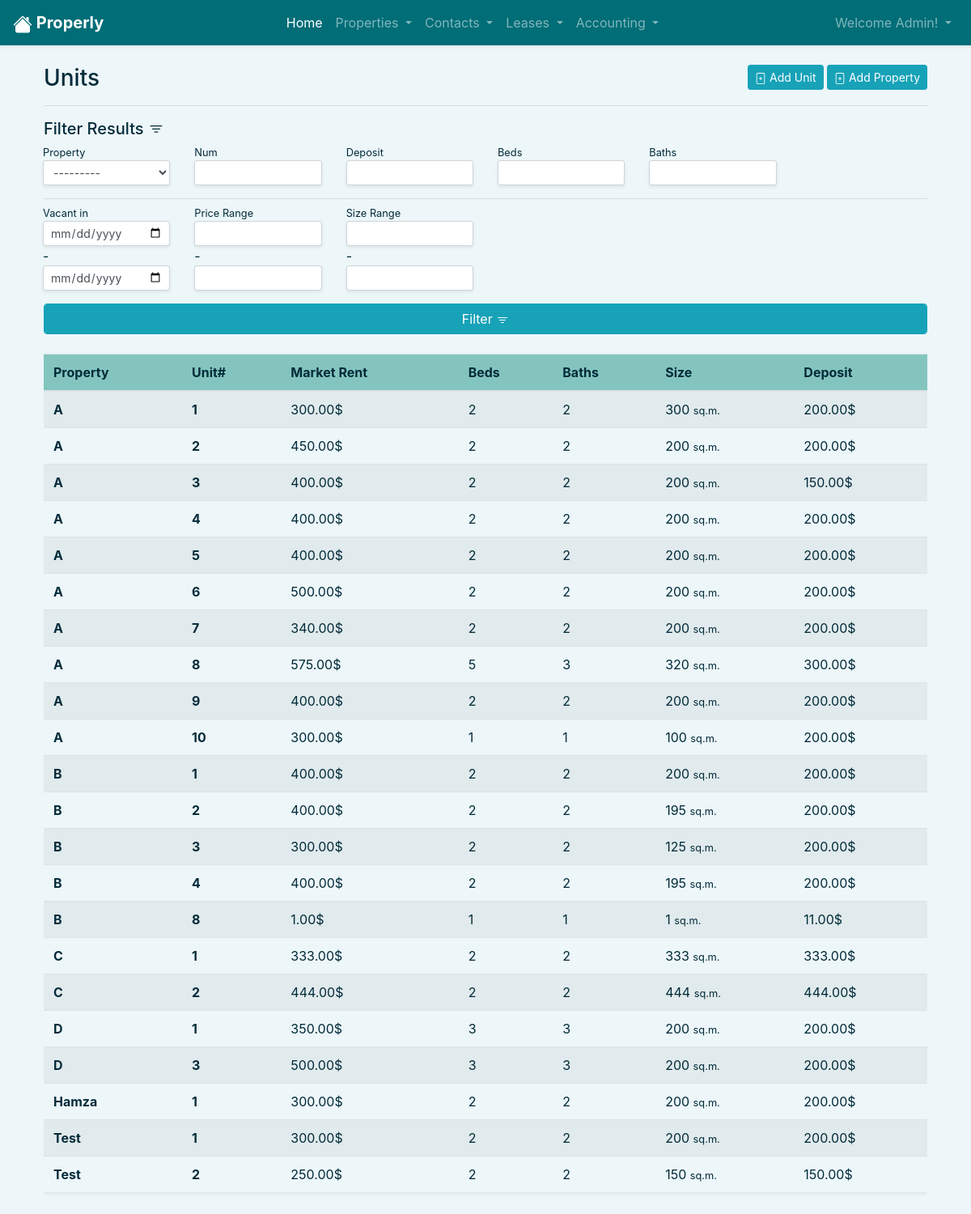
The app's page /properties/units/ (signed in) with its own data.
### users/models.py (models this page shows)
class User(AbstractUser):
    pass

### properties/models.py (models this page shows, shortened)
class Unit(models.Model):
    class Meta:
        ordering = ['property', 'num']
        unique_together = (('property', 'num'),)
    num         = models.IntegerField(blank=False, validators=[MinValueValidator(1)])
    beds        = models.IntegerField(blank=False, validators=[MinValueValidator(0)])
    baths       = models.IntegerField(blank=False, validators=[MinValueValidator(0)])
    size        = models.IntegerField(blank=False, validators=[MinValueValidator(0)])
    market_rent = models.DecimalField(max_digits=10, decimal_places=2, validators=[MinValueValidator(0)])
    deposit     = models.DecimalField(max_digits=10, decimal_places=2, validators=[MinValueValidator(0)])
    description = models.TextField(default=property_description, blank=True)
    property    = models.ForeignKey(Property, blank=False, null=False, on_delete=models.CASCADE, related_name='units')
    user        = models.ForeignKey(User, blank=False, null=False, on_delete=models.CASCADE, related_name='units')

class Property(models.Model):
    class Meta:
        ordering = ['name']
    name        = models.CharField(max_length=50, blank=False, unique=True)
    year_built  = models.DateField(blank=False ,auto_now=False, auto_now_add=False)
    description = models.TextField(default=property_description, blank=True)
    user        = models.ForeignKey(User, blank=False, null=False, on_delete=models.CASCADE, related_name='properties')
    def __str__(self):
        return f"{self.name.capitalize()}"

### users/decorators.py (the view)
        def wrapper(request, *args, **kwargs):
            user_groups = request.user.groups.all()
            user_groups_names = []
            for item in user_groups:
                user_groups_names.append(item.name)
            if set(user_groups_names) & set(allowed_roles):
                return view_func(request, *args, **kwargs)
            else:
                return HttpResponseForbidden()

### properties/views.py (called while the page is built, shortened)
@login_required
@allowed_users(allowed_roles=['admin', 'sales', 'collector', 'accountant'])
def units(request):
    units       = Unit.objects.all()
    unitFilter  = UnitFilter(request.GET, queryset=units)
    qs          = unitFilter.qs
    message     = None
    return render(request, 'properties/units.html', {
        'title'         : 'Units',
        'unitFilter'    : unitFilter,
        'qs'            : qs,
        'message'       : message
    })

### properties/templates/properties/units.html (shortened to what this page needs)
{% extends 'home/base.html' %}
{% load widget_tweaks %}
{% block header %}
<div class="btn-group-sm">
    <a href="{% url 'properties:unit_add' %}" class="btn btn-info">
        Add Unit
    </a>
    <a href="{% url 'properties:add' %}" class="btn btn-info">
        Add Property
    </a>
</div>
{% endblock header %}
{% block body %}
<hr class="mt-n3 mb-3">
<h5>
    Filter Results
</h5>
<form class="from" method='get' action="">
    <div class="d-flex flex-wrap justify-content-start mx-n3 mb-3">
        <div class="form-group col-xl-2 col-lg-3 col-sm-4 col-4 my-0 ">
            <small>{{unitFilter.form.property.label}}</small>
            {% render_field unitFilter.form.property class="form-control form-control-sm shadow-sm" %}
        </div>
        <div class="form-group col-xl-2 col-lg-3 col-sm-4 col-4 my-0 ">
            <small>{{unitFilter.form.num.label}}</small>
            {% render_field unitFilter.form.num class="form-control form-control-sm shadow-sm" %}
        </div>
        <div class="form-group col-xl-2 col-lg-3 col-sm-4 col-4 my-0 ">
            <small>{{unitFilter.form.deposit.label}}</small>
            {% render_field unitFilter.form.deposit class="form-control form-control-sm shadow-sm" %}
        </div>
        <div class="form-group col-xl-2 col-lg-3 col-sm-4 col-4 my-0 ">
            <small>{{unitFilter.form.beds.label}}</small>
            {% render_field unitFilter.form.beds class="form-control form-control-sm shadow-sm" %}
        </div>
        <div class="form-group col-xl-2 col-lg-3 col-sm-4 col-4 my-0 ">
            <small>{{unitFilter.form.baths.label}}</small>
            {% render_field unitFilter.form.baths class="form-control form-control-sm shadow-sm" %}
        </div>
    </div>
    <hr class=" mb-2">
    <div class="d-flex flex-wrap justify-content-start mx-n3 mb-3">
        <div class="form-group col-xl-2 col-lg-3 col-sm-4 col-4 my-0 ">
            <small>{{unitFilter.form.vacant_in.label}}</small>
            {% render_field unitFilter.form.vacant_in class="form-control form-control-sm shadow-sm" %}
        </div>
        <div class="form-group col-xl-2 col-lg-3 col-sm-4 col-4 my-0">
            <small>{{unitFilter.form.market_rent.label}}</small>
            {% render_field unitFilter.form.market_rent class="form-control form-control-sm shadow-sm" %}
        </div>
        <div class="form-group col-xl-2 col-lg-3 col-sm-4 col-4 my-0">
            <small>{{unitFilter.form.size.label}}</small>
            {% render_field unitFilter.form.size class="form-control form-control-sm shadow-sm" %}
        </div>
    </div>
    <button class="btn btn-info form-control" type="submit">
        Filter
    </button>
</form>
<div class="table-responsive">
    <table class="table table-hover table-striped mt-2 shadow-sm">
        <thead class="bg-3">
            <tr>
                <th scope="col">Property</th>
                <th scope="col">Unit#</th>
                <th scope="col">Market Rent</th>
                <th scope="col">Beds</th>
                <th scope="col">Baths</th>
                <th scope="col">Size</th>
                <th scope="col">Deposit</th>
            </tr>
        </thead>
        <tbody>
            {% for unit in qs %}
            <tr>
                <th scope="row">
                    <a href="{% url 'properties:property' unit.property.id %}">
                        {{unit.property}}
                    </a>
                </th>
                <td>
                    <a href="{% url 'properties:unit' unit.id %}">
                        {{unit.num}}
                    </a>
                </td>
                <td>{{unit.market_rent}}$</td>
                <td>{{unit.beds}}</td>
                <td>{{unit.baths}}</td>
                <td>{{unit.size}} <small>sq.m.</small></td>
                <td>{{unit.deposit}}$</td>
            </tr>
            {% empty %}
            <tr>
                <td class="text-center" colspan="100">No Units Available for This Property</td>
            </tr>
            {% endfor %}
        </tbody>
    </table>
</div>
{% endblock body %}

### home/templates/home/nav.html (shortened to what this page needs)
<nav class="navbar navbar-expand-lg navbar-dark bg-d sticky-top shadow-sm">
    <a class="navbar-brand" href="{% url 'home:index' %}">
        <strong style="font-style: ;">
            Properly
        </strong>
    </a>
    <div class="collapse navbar-collapse" id="navbarNavDropdown">
        <ul class="navbar-nav mr-auto mx-auto">
            {% if request.user.is_authenticated %}
            <li class="nav-item active">
                <a class="nav-link" href="{% url 'home:index' %}">Home<span class="sr-only">(current)</span></a>
            </li>
            <li class="nav-item dropdown">
                <a class="nav-link dropdown-toggle" href="#" id="navbarDropdownMenuLink" role="button"
                    data-toggle="dropdown" aria-haspopup="true" aria-expanded="false">
                    Properties
                </a>
            </li>
            <li class="nav-item dropdown">
                <a class="nav-link dropdown-toggle" href="#" id="navbarDropdownMenuLink" role="button"
                    data-toggle="dropdown" aria-haspopup="true" aria-expanded="false">
                    Contacts
                </a>
            </li>
            <li class="nav-item dropdown">
                <a class="nav-link dropdown-toggle" href="#" id="navbarDropdownMenuLink" role="button"
                    data-toggle="dropdown" aria-haspopup="true" aria-expanded="false">
                    Leases
                </a>
            </li>
            <li class="nav-item dropdown">
                <a class="nav-link dropdown-toggle" href="#" id="navbarDropdownMenuLink" role="button"
                    data-toggle="dropdown" aria-haspopup="true" aria-expanded="false">
                    Accounting
                </a>
            </li>
            {% endif %}
        </ul>
        <ul class="navbar-nav float-lg-right">
            {% if user.is_authenticated %}
            <li class="nav-item dropdown">
                <a class="nav-link dropdown-toggle" href="#" id="navbarDropdownMenuLink" role="button"
                    data-toggle="dropdown" aria-haspopup="true" aria-expanded="false">
                    Welcome {{user.username|title}}!
                </a>
            </li>
            {% endif %}
        </ul>
    </div>
</nav>
<br>

### home/static/home/styles.css (style rules this page uses)
.bg-d { background-color: #006d77 !important; color: white !important; }
.bg-3 { background-color: #83c5be !important; color: #022b3a !important; }
.bg-1 { background-color: #edf6f9 !important; color: #022b3a !important; }
body { color: #022b3a; }
td { color: #022b3a !important; }
table a { color: #022b3a; font-weight: 700; }

### records on screen
User: username "Admin"
Unit: property "A", num "1", market_rent "300.00", beds "2", baths "2", size "300", deposit "200.00"
Unit: property "A", num "2", market_rent "450.00", beds "2", baths "2", size "200", deposit "200.00"
Unit: property "A", num "3", market_rent "400.00", beds "2", baths "2", size "200", deposit "150.00"
Unit: property "A", num "4", market_rent "400.00", beds "2", baths "2", size "200", deposit "200.00"
Unit: property "A", num "5", market_rent "400.00", beds "2", baths "2", size "200", deposit "200.00"
Unit: property "A", num "6", market_rent "500.00", beds "2", baths "2", size "200", deposit "200.00"
Unit: property "A", num "7", market_rent "340.00", beds "2", baths "2", size "200", deposit "200.00"
Unit: property "A", num "8", market_rent "575.00", beds "5", baths "3", size "320", deposit "300.00"
Unit: property "A", num "9", market_rent "400.00", beds "2", baths "2", size "200", deposit "200.00"
Unit: property "A", num "10", market_rent "300.00", beds "1", baths "1", size "100", deposit "200.00"
Unit: property "B", num "1", market_rent "400.00", beds "2", baths "2", size "200", deposit "200.00"
Unit: property "B", num "2", market_rent "400.00", beds "2", baths "2", size "195", deposit "200.00"
Unit: property "B", num "3", market_rent "300.00", beds "2", baths "2", size "125", deposit "200.00"
Unit: property "B", num "4", market_rent "400.00", beds "2", baths "2", size "195", deposit "200.00"
Unit: property "B", num "8", market_rent "1.00", beds "1", baths "1", size "1", deposit "11.00"
Unit: property "C", num "1", market_rent "333.00", beds "2", baths "2", size "333", deposit "333.00"
Unit: property "C", num "2", market_rent "444.00", beds "2", baths "2", size "444", deposit "444.00"
Unit: property "D", num "1", market_rent "350.00", beds "3", baths "3", size "200", deposit "200.00"
Unit: property "D", num "3", market_rent "500.00", beds "3", baths "3", size "200", deposit "200.00"
Unit: property "Hamza", num "1", market_rent "300.00", beds "2", baths "2", size "200", deposit "200.00"
Unit: property "Test", num "1", market_rent "300.00", beds "2", baths "2", size "200", deposit "200.00"
Unit: property "Test", num "2", market_rent "250.00", beds "2", baths "2", size "150", deposit "150.00"

### other values on screen
{{ title }} "Units"
{{ unitFilter.form.property.label }} "Property"
{{ unitFilter.form.num.label }} "Num"
{{ unitFilter.form.deposit.label }} "Deposit"
{{ unitFilter.form.beds.label }} "Beds"
{{ unitFilter.form.baths.label }} "Baths"
{{ unitFilter.form.vacant_in.label }} "Vacant in"
{{ unitFilter.form.market_rent.label }} "Price Range"
{{ unitFilter.form.size.label }} "Size Range"
